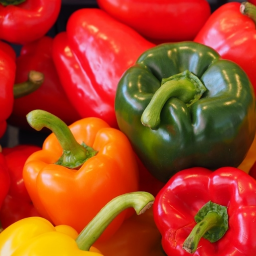
#> input picture Assignment 3/Peppers.png, 256 x 256 px
$ jupyter execute --allow-errors histogram_initalization_3.ipynb   (shell and % lines are left out)
#> lines starting #> are read from the running program, lines starting #| are printed output that depends on the picture
## Assignment 3 - Histogram Inittialization - Image Processing - Vedasri nakka

[cell 1]
from PIL import Image
import cv2
import numpy as np
import matplotlib.pyplot as plt
import numpy as np
import warnings
warnings.filterwarnings('ignore')

### 1. Colors separation and reconstruction
#### a. Use an existing library to separate the three channels of your RGB image and show each of them separately.

[cell 2]
# Loading RGB image
peppers = Image.open("Peppers.png")
#> peppers is the input picture: PIL image 256x256 RGB; mean R, G, B 169.2, 65.8, 33.3

peppers

[cell 3]
# Load the image using cv2 package
image = cv2.imread('Peppers.png')

[cell 4]
# Spliting the image into R, G, and B channels
b, g, r = cv2.split(image)

# print(r.shape)
# cv2.imshow(image,r)

# Displaying 3 channels
plt.figure(figsize=(12, 4))
plt.subplot(133), plt.imshow(r, cmap='Reds_r'), plt.title('Red Channel')
plt.subplot(132), plt.imshow(g, cmap='Greens_r'), plt.title('Green Channel')
plt.subplot(131), plt.imshow(b, cmap='Blues_r'), plt.title('Blue Channel')
plt.show()

#### b. Write your own algorithm to separate an RGB image into the three channels of the HSL color space (H, S, L). See https://www.rapidtables.com/convert/color/rgb-to-hsl.html

[cell 5]
def rgb_to_hsl(rgb_image):
    hsl_image = np.empty_like(rgb_image, dtype=np.float32)

    for i in range(rgb_image.shape[0]):
        for j in range(rgb_image.shape[1]):
            b, g, r = rgb_image[i, j]

            #print(b, g, r)
            b, g, r = b/ 256.0, g/ 256.0, r/ 256.0

            cmax = max(r, g, b)
            cmin = min(r, g, b)
            delta = cmax - cmin


            l = (cmax + cmin) / 2.0

            if delta == 0:
                s = 0
            else:
                s = delta / (1 - abs(2 * l - 1))

            if delta == 0:
                h = 0
            elif cmax == r:
                h = 60 * (((g - b) / delta) % 6)
            elif cmax == g:
                h = 60 * (((b - r) / delta) % 6)
            else:
                h = 60 * (((r - g) / delta) % 6)

            hsl_image[i, j] = [h, s , l ]
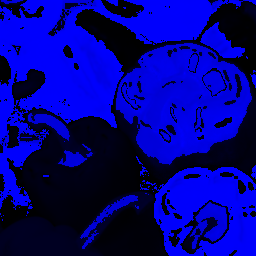
#> hsl_image: shape (256, 256, 3) float32; mean B, G, R 193.6, 0.8, 0.4; drawn with min black and max white
            #print(hsl_image[i, j])

    return hsl_image

# Converting RGB to HSL
hsl_image = rgb_to_hsl(image)

#hsl_image = cv2.cvtColor(image, cv2.COLOR_BGR2HSV)


cv2.imshow("HSL image", hsl_image)

# Splitting HSL channels
h, s, l = cv2.split(hsl_image)

print(l)
#> (printed output is left out)

# Displaying 3 channels
plt.figure(figsize=(12, 4))
plt.subplot(131), plt.imshow(h, cmap= 'gray'), plt.title('Hue(H) Channel')
plt.subplot(132), plt.imshow(s, cmap= 'gray'), plt.title('Saturation(S) Channel')
plt.subplot(133), plt.imshow(l, ), plt.title('Luminance(L) Channel')
plt.show()

[cell 6]
cv2.imshow("HSL image", hsl_image)

[cell 7]
print(hsl_image.shape)
#| (256, 256, 3)
print(image.shape)
#| (256, 256, 3)
print(peppers.size)
#| (256, 256)

#### c. Write your own algorithm to reconstruct an RGB image from the H, S, L channels. See https://www.rapidtables.com/convert/color/hsl-to-rgb.html

[cell 8]
def hsl_to_rgb(hsl_image):
    rgb_image = np.empty_like(hsl_image, dtype=np.uint8)

    for i in range(hsl_image.shape[0]):
        for j in range(hsl_image.shape[1]):
            h, s, l = hsl_image[i, j]

            #print(h)

            c = (1 - abs(2 * l - 1)) * s
            x = c * (1 - abs((h / 60) % 2 - 1))
            m = l - c / 2

            if h >= 0 and h < 60:
                r, g, b = c, x, 0
            elif h >= 60 and h < 120:
                r, g, b = x, c, 0
            elif h >= 120 and h < 180:
                r, g, b = 0, c, x
            elif h >= 180 and h < 240:
                r, g, b = 0, x, c
            elif h >= 240 and h < 300:
                r, g, b = x, 0, c
            else:
                r, g, b = c, 0, x

            r, g, b = (r + m) * 255, (g + m) * 255, (b + m) * 255
            rgb_image[i, j] = [int(r), int(g), int(b)]
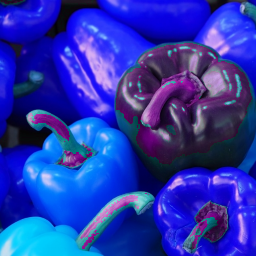
#> rgb_image: shape (256, 256, 3); mean B, G, R 171.8, 53.5, 40.3
            #print(rgb_image[i, j])

    return rgb_image

# Reconstruct RGB from HSL
reconstructed_rgb = np.array(hsl_to_rgb(hsl_image))
reconstructed_rgb

#reconstructed_rgb = cv2.cvtColor(hsl_image, cv2.COLOR_HSV2RGB)

[cell 9]
# Showing the reconstructed RGB image
plt.imshow(reconstructed_rgb)
plt.title('Reconstructed RGB Image')
plt.show()

### 2. Greyscale Histogram Equalization
#### a. Write your own histogram equalization algorithm based on the method presented in the lecture.

[cell 10]
ara = Image.open('Ara.png')
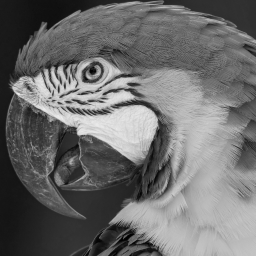
#> input picture Assignment 3/Ara.png, 256 x 256 px
#> ara is the input picture: PIL image 256x256 L; min 1, max 235, mean 108.7
ara

[cell 11]
def histogram_equalization(image):
    image_array = np.array(image)

    # Calculate the histogram
    histogram = np.zeros(256, dtype=int)
    for pixel_value in image_array.flatten():
        histogram[pixel_value] += 1
#> this loop made 65536 passes
#> pixel_value on passes 1 to 3: 26, 26, 26
#> after the loop, histogram = 256 values, max 1009 at index 48, min 0 at index 0, mean 256

    # Calculate the cumulative distribution function (CDF) manually
    cdf = np.zeros(256, dtype=int)
    cdf[0] = histogram[0]
    for i in range(1, 256):
        cdf[i] = cdf[i-1] + histogram[i]
#> after the loop, cdf = 256 values from 0 to 65536

    #plt.plot(histogram)
    #splt.show()

    # Normalize the CDF to the range [0, 255]
    cdf_normalized = (cdf - cdf.min()) * 255 / (cdf.max() - cdf.min())
#> cdf_normalized = 256 values from 0 to 255

    # Map the pixel values of the input image to the equalized values using the CDF
    equalized_image = cdf_normalized[image_array]

    # Converting the result image to the same data type as the input image
    equalized_image = equalized_image.astype(np.uint8)

    histogram = np.zeros(256, dtype=int)
    for pixel_value in equalized_image.flatten():
        histogram[pixel_value] += 1
#> this loop made 65536 passes
#> pixel_value on passes 1 to 3: 24, 24, 24
#> after the loop, histogram = 256 values, max 1009 at index 55, min 0 at index 7, mean 256
    #plt.plot(histogram)
    #plt.show()

    return equalized_image

#### b. Apply your algorithm on the greyscale images provided on ILIAS.

[cell 12]
#gray_image = cv2.imread('Ara.png', cv2.IMREAD_GRAYSCALE)
equalized_image = histogram_equalization(ara)

cv2.imwrite("equalized_greyscale_image.png", equalized_image)

# Plotting the original and equalized images
plt.figure(figsize=(12, 4))
plt.subplot(121), plt.imshow(ara, cmap='gray'), plt.title('Original Image')
plt.subplot(122), plt.imshow(equalized_image, cmap='gray'), plt.title('Equalized Image')
plt.show()

### 3. Color Histogram Equalization
#### a. Firstly, apply your histogram equalization algorithm on the R, G, and B channels and reconstruct your image.

[cell 13]
image = cv2.imread('Peppers.png')
r, g, b = cv2.split(image)
#r,g,b = peppers.split()

# Applying histogram equalization to each channel
equalized_r = histogram_equalization(r)
#> the loop in histogram_equalization (call 2), `for pixel_value in image_array.flatten():` made 65536 passes
#> pixel_value on passes 1 to 3: 10, 13, 16
#> the loop in histogram_equalization (call 2), `for pixel_value in equalized_image.flatten():` made 65536 passes
#> pixel_value on passes 1 to 3: 86, 104, 117
equalized_g = histogram_equalization(g)
#> the loop in histogram_equalization (call 3), `for pixel_value in image_array.flatten():` made 65536 passes
#> pixel_value on passes 1 to 3: 31, 31, 33
#> after the loop in histogram_equalization (call 3), `for pixel_value in image_array.flatten():`: histogram = 256 values, max 5487 at index 0, min 0 at index 225, mean 256
#> after the loop in histogram_equalization (call 3), `for i in range(1, 256):`: cdf = 256 values from 5487 to 65536
#> in histogram_equalization (call 3), `equalized_image = cdf_normalized[image_array]`:
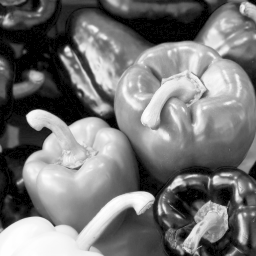
#> equalized_image: shape (256, 256) float64; min 0, max 255, mean 117.8
#> the loop in histogram_equalization (call 3), `for pixel_value in equalized_image.flatten():` made 65536 passes
#> pixel_value on passes 1 to 3: 84, 84, 87
#> after the loop in histogram_equalization (call 3), `for pixel_value in equalized_image.flatten():`: histogram = 256 values, max 5487 at index 0, min 0 at index 1, mean 256
equalized_b = histogram_equalization(b)
#> the loop in histogram_equalization (call 4), `for pixel_value in image_array.flatten():` made 65536 passes
#> pixel_value on passes 1 to 3: 31, 28, 27
#> after the loop in histogram_equalization (call 4), `for pixel_value in image_array.flatten():`: histogram = 256 values, max 2145 at index 253, min 0 at index 0, mean 256
#> after the loop in histogram_equalization (call 4), `for i in range(1, 256):`: cdf = 256 values from 0 to 65536
#> in histogram_equalization (call 4), `equalized_image = cdf_normalized[image_array]`:
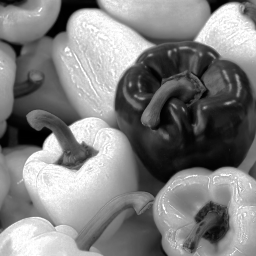
#> equalized_image: shape (256, 256) float64; min 0.00389, max 255, mean 128.5
#> the loop in histogram_equalization (call 4), `for pixel_value in equalized_image.flatten():` made 65536 passes
#> pixel_value on passes 1 to 3: 7, 6, 5
#> after the loop in histogram_equalization (call 4), `for pixel_value in equalized_image.flatten():`: histogram = 256 values, max 2145 at index 244, min 0 at index 153, mean 256

# Reconstructing the equalized RGB image
equalized_rgb_image = cv2.merge((equalized_r, equalized_g, equalized_b))
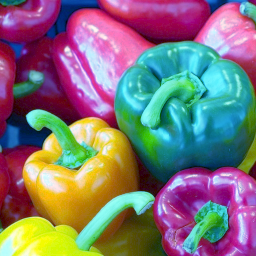
#> equalized_rgb_image: shape (256, 256, 3); mean B, G, R 120.1, 117.3, 128

cv2.imwrite("equalised_rgb_image.png", equalized_rgb_image)

# Plot the original and equalized RGB images
plt.figure(figsize=(12, 4))
#> (the rest of this cell did not finish here and is left out)

#### b. Secondly, apply the histogram equalization on the L channel of your HSL image and reconstruct your image with the new L channel and the original H and S channels. Convert the result on an RGB image.

[cell 14]
image = cv2.imread('Peppers.png')
hsl_image = rgb_to_hsl(image)
#Whsl_image = cv2.cvtColor(image, cv2.COLOR_BGR2HSV)
h, s, l = cv2.split(hsl_image)
equalized_l = histogram_equalization((l*255).astype('uint8'))
#> the loop in histogram_equalization (call 5), `for pixel_value in image_array.flatten():` made 65536 passes
#> pixel_value on passes 1 to 3: 20, 21, 24
#> after the loop in histogram_equalization (call 5), `for pixel_value in image_array.flatten():`: histogram = 256 values, max 1250 at index 127, min 0 at index 0, mean 256
#> in histogram_equalization (call 5), `equalized_image = cdf_normalized[image_array]`:
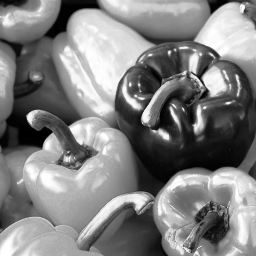
#> equalized_image: shape (256, 256) float64; min 0.0311, max 255, mean 128.4
#> the loop in histogram_equalization (call 5), `for pixel_value in equalized_image.flatten():` made 65536 passes
#> pixel_value on passes 1 to 3: 6, 7, 9
#> after the loop in histogram_equalization (call 5), `for pixel_value in equalized_image.flatten():`: histogram = 256 values, max 1250 at index 187, min 0 at index 19, mean 256

equalized_hsl_image = cv2.merge((h, s, equalized_l.astype('float32')/255.0))
cv2.imwrite("equalised_hsl_image.png", cv2.cvtColor(equalized_hsl_image, cv2.COLOR_BGR2RGB))
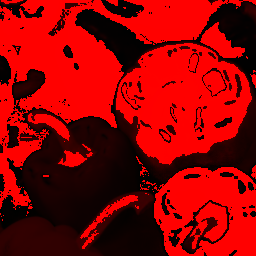
#> saved as equalised_hsl_image.png: shape (256, 256, 3); mean B, G, R 0.5, 0.8, 147.1

equalized_rgb_image_l_channel = hsl_to_rgb(equalized_hsl_image)
#> after the loop in hsl_to_rgb (call 2), `for i in range(hsl_image.shape[0]):`:
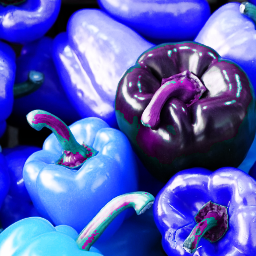
#> rgb_image: shape (256, 256, 3); mean B, G, R 180.2, 91.9, 84.4
#equalized_rgb_image_l_channel_ = cv2.cvtColor(image, cv2.COLOR_BGR2RGB)
cv2.imwrite("equalized_rgb_image_l_channel.png", cv2.cvtColor(equalized_rgb_image_l_channel, cv2.COLOR_BGR2RGB))
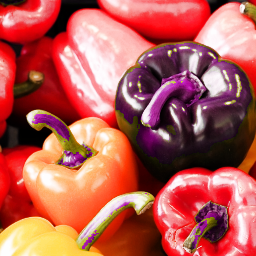
#> saved as equalized_rgb_image_l_channel.png: shape (256, 256, 3); mean B, G, R 84.4, 91.9, 180.2


plt.figure(figsize=(12, 4))
#> (the rest of this cell did not finish here and is left out)
